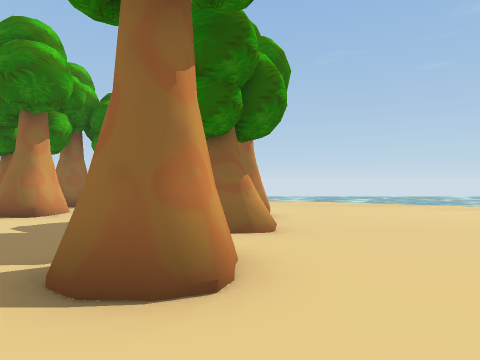
View 1 (above)

24 first-person views from a walk through a scene from a Unity 3-D project. The camera is 1.3 m above the floor, looks level and sees 75° across. The floor is counted in squares, 2 m on a side. Each view is taken from the middle of a square. On the plan, view 1 faces up. The plan holds only what a view shows up to about 10 squares ahead; the rest is blank. The place goes on beyond the plan. The player is left out.

View 2
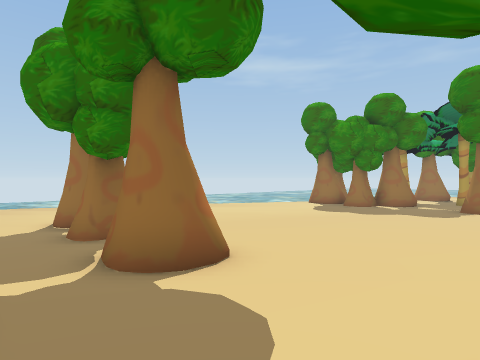

View 3
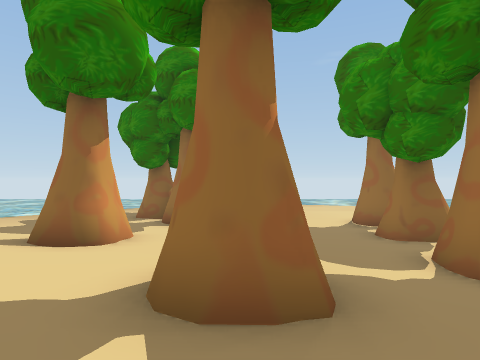

View 4
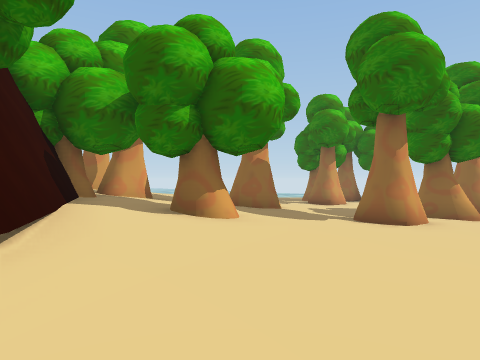

View 5
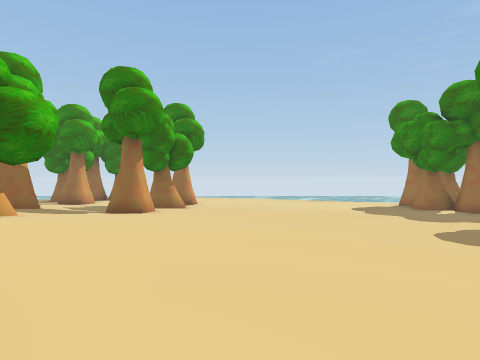

View 6
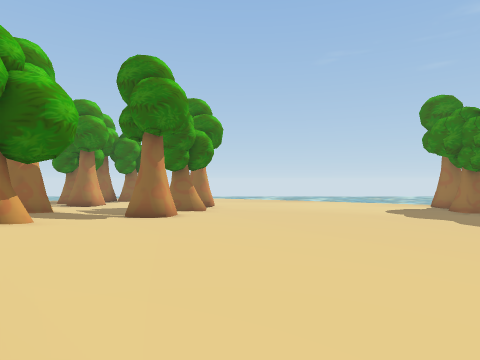

View 7
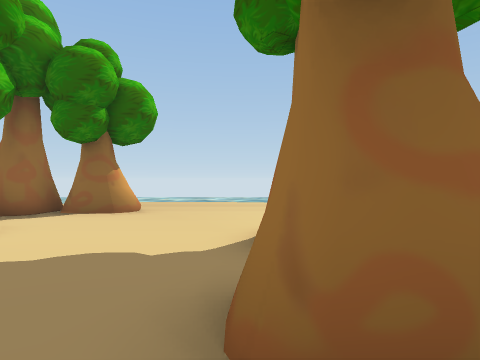

View 8
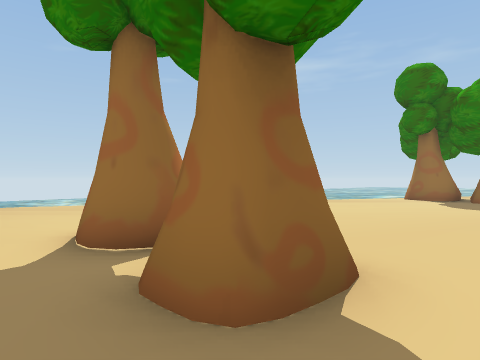

View 9
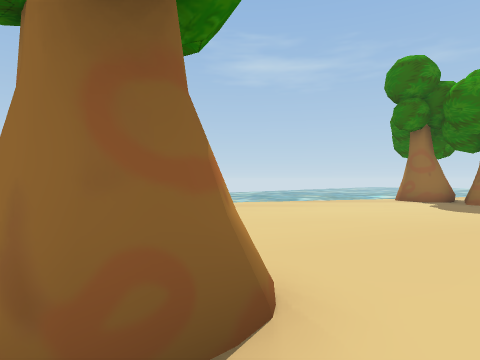

View 10
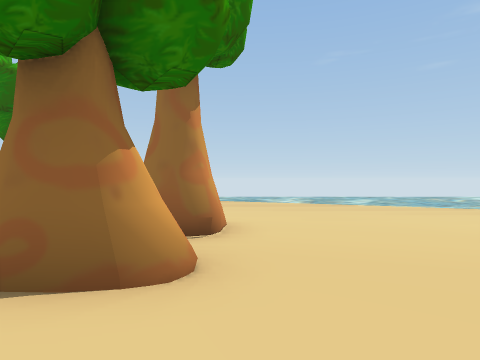

View 11
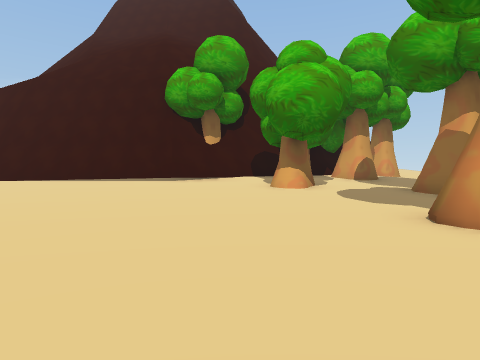

View 12
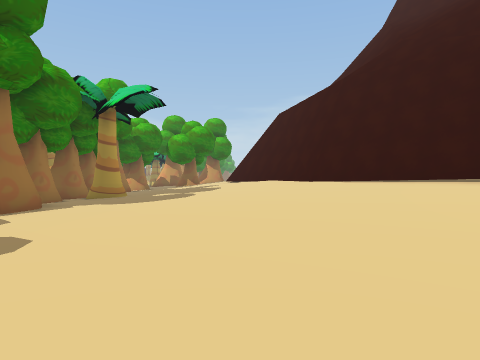

View 13
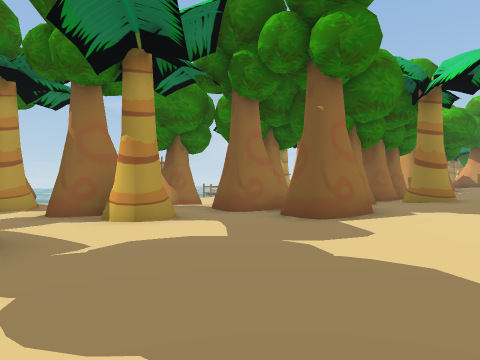

View 14
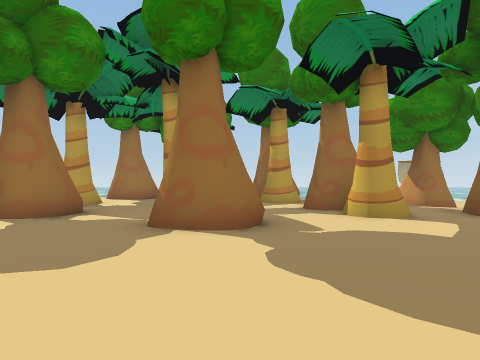

View 15
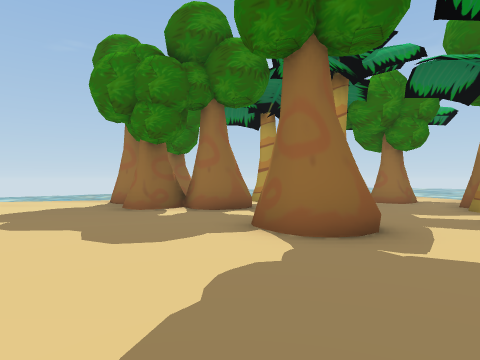

View 16
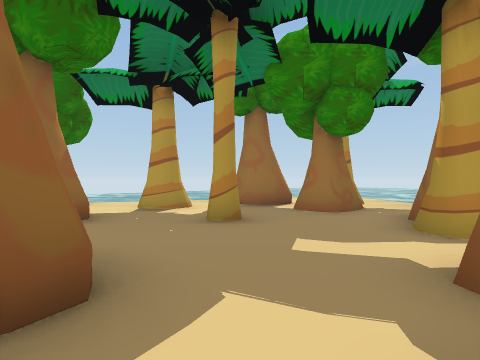

View 17
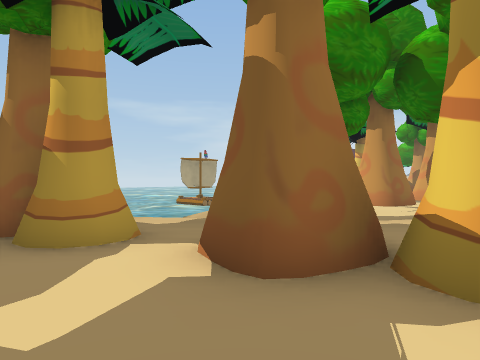

View 18
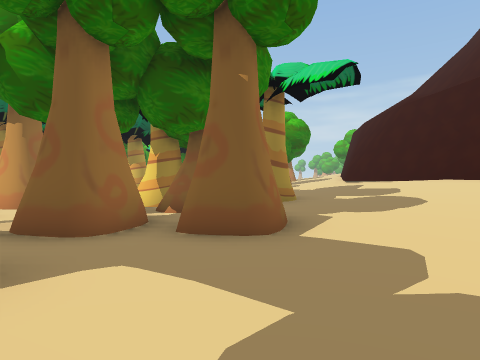

View 19
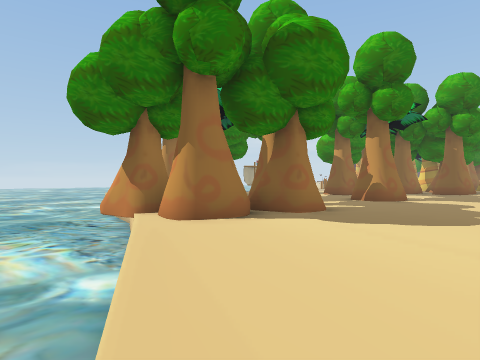

View 20
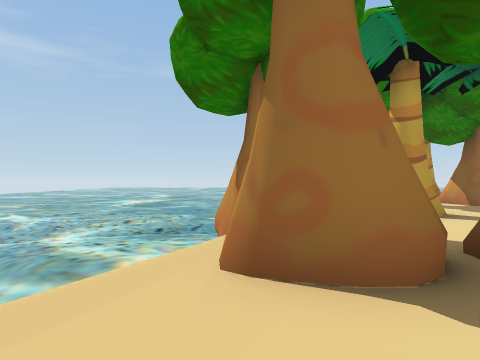

View 21
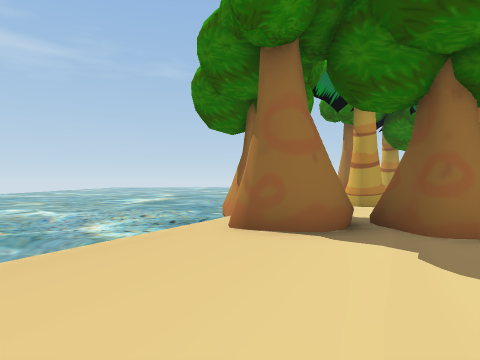

View 22
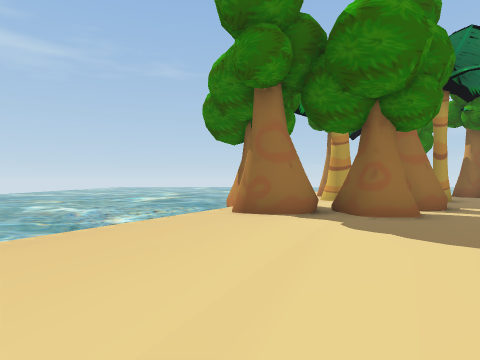

View 23
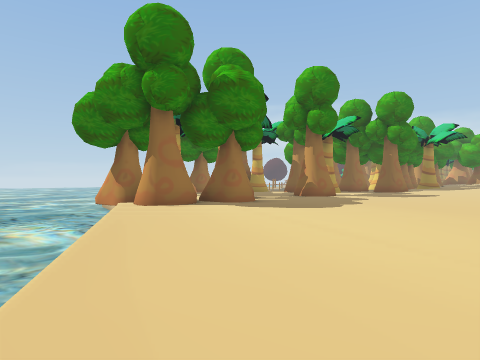

View 24
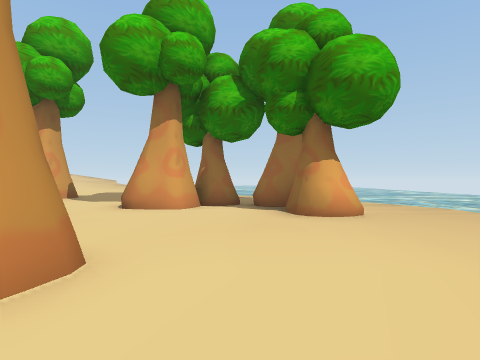

### Floor plan
Key: @ floor where view 1 was taken; # wall or solid block; x gap in a wall; . main floor; : floor 0.25 m higher than the main floor; - floor 0.25 m lower than the main floor; + floor 0.5 m higher than the main floor; _ floor 0.5 m lower than the main floor; * floor 1.25 m higher than the main floor; / step, stairs or slope; = window, fence, low wall or low ledge; ≈ liquid the walk keeps out of.
Columns run from 7 left of view 1 to 21 right of it. Each row starts with its distance up from view 1.
 15   ≈≈                 ≈≈≈≈≈≈
 14 ≈.......≈           ≈≈≈≈≈≈≈
 13  .........≈         ≈≈≈≈≈≈≈
 12  ###.........≈       ≈≈≈≈≈≈
 11  ###...........≈≈≈≈≈≈≈≈≈≈≈≈
 10  #..............≈≈≈≈≈≈≈≈≈≈≈
  9 ###...............≈≈≈≈≈≈≈≈≈
  8 .##....#..........####≈≈≈≈
  7 :......x..........### ≈≈≈
  6 :::...##..........#......
  5 ##//::##..........##..#..
  4 ##/ /:::...........##....#
  3 /+/+/:#/:................#
  2 ///#//#/::............#.###..
  1  //#///++::.......#.....##..≈
  0 ///////@+:::......#........
 -1 /##/////++:::..........##
 -2 ###//////++::......###.##
 -3   ##//////++::.....## ..≈
 -4    ###*///+++::.......   ≈
 -5      ##*///++:::.#.##/## _≈
 -6       ##*///++:::####-#
 -7       =##*//+++::.###--
 -8         ##////+:::###-#
 -9          ##////+#:### ##
-10           #////// #   x
-11           ##/////     #

Positions as (right, up) in squares from view 1, and headings:
1: (0, 0), facing up
2: (-3, -1), facing up-right
3: (-4, -1), facing up
4: (2, -5), facing up-left
5: (3, -8), facing up
6: (2, -7), facing up
7: (-1, 4), facing up
8: (-2, 4), facing up-right
9: (-1, 4), facing up-right
10: (1, 3), facing up
11: (4, 3), facing down-left
12: (5, 1), facing down
13: (7, 0), facing down-right
14: (6, 0), facing right
15: (7, -2), facing up-right
16: (11, -2), facing up-right
17: (12, 0), facing down-right
18: (10, -1), facing down
19: (7, 11), facing down-right
20: (9, 8), facing right
21: (7, 8), facing right
22: (5, 8), facing right
23: (4, 12), facing down-right
24: (2, 10), facing left
